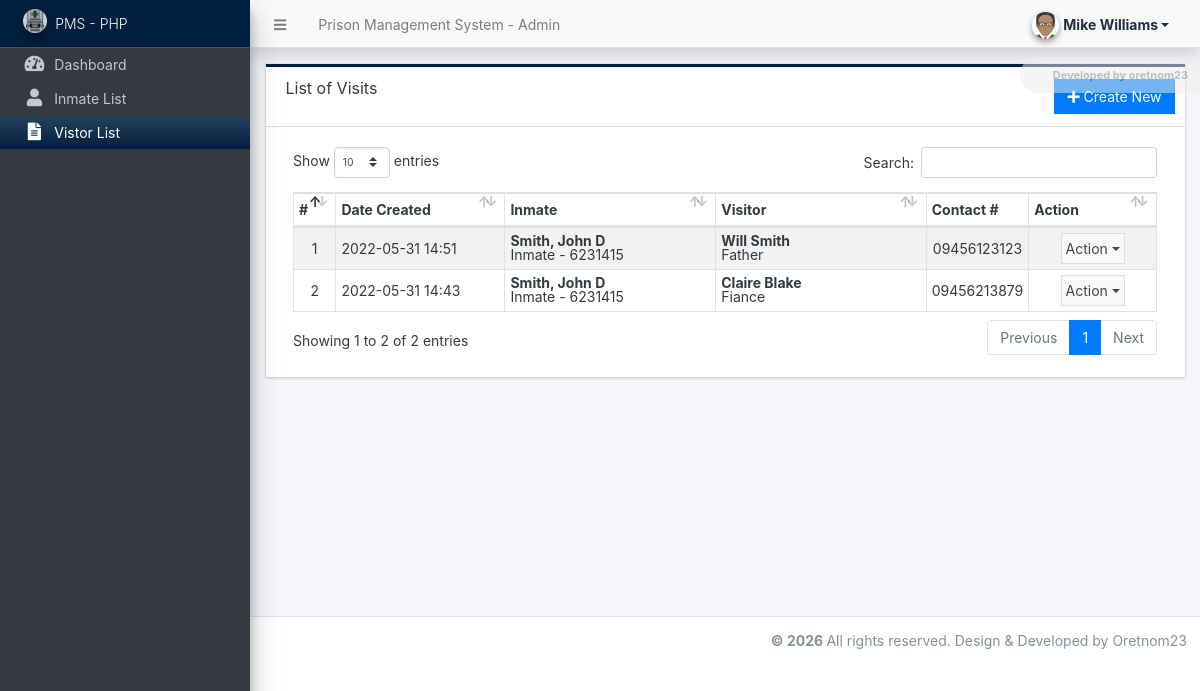
Page /admin/?page=visits (signed in) on the committed database.
### tables this page shows
CREATE TABLE `visit_list` (
  `id` int(30) NOT NULL,
  `inmate_id` int(30) NOT NULL,
  `fullname` text NOT NULL,
  `contact` text NOT NULL,
  `relation` text NOT NULL,
  `date_created` datetime NOT NULL DEFAULT current_timestamp(),
  `date_updated` datetime NOT NULL DEFAULT current_timestamp() ON UPDATE current_timestamp()
);

CREATE TABLE `inmate_list` (
  `id` int(30) NOT NULL,
  `code` varchar(100) NOT NULL,
  `firstname` text NOT NULL,
  `middlename` text DEFAULT NULL,
  `lastname` text NOT NULL,
  `sex` varchar(100) NOT NULL,
  `dob` date NOT NULL,
  `address` text NOT NULL,
  `marital_status` varchar(250) NOT NULL,
  `eye_color` text NOT NULL,
  `complexion` text NOT NULL,
  `cell_id` int(11) NOT NULL,
  `sentence` text NOT NULL,
  `date_from` date NOT NULL,
  `date_to` date DEFAULT NULL,
  `emergency_name` text DEFAULT NULL,
  `emergency_contact` text DEFAULT NULL,
  `emergency_relation` text DEFAULT NULL,
  `image_path` text DEFAULT NULL,
  `status` tinyint(1) NOT NULL DEFAULT 1,
  `visiting_privilege` tinyint(1) NOT NULL DEFAULT 1,
  `date_created` datetime NOT NULL DEFAULT current_timestamp(),
  `date_updated` datetime NOT NULL DEFAULT current_timestamp() ON UPDATE current_timestamp()
);

### config.php (called while the page is built, shortened)
<?php
require_once('classes/DBConnection.php');
require_once('classes/SystemSettings.php');
function validate_image($file){
    global $_settings;
	if(!empty($file)){
        $ex = explode("?",$file);
        $file = $ex[0];
        $ts = isset($ex[1]) ? "?".$ex[1] : '';
		if(is_file(base_app.$file)){
			return base_url.$file.$ts;
		}else{
			return base_url.($_settings->info('logo'));
		}
	}else{
		return base_url.($_settings->info('logo'));
	}
}
function isMobileDevice(){
    $aMobileUA = array(
        '/iphone/i' => 'iPhone',
        '/ipod/i' => 'iPod',
        '/ipad/i' => 'iPad',
        '/android/i' => 'Android',
        '/blackberry/i' => 'BlackBerry',
        '/webos/i' => 'Mobile'
    );
    return false;
}
?>

### classes/DBConnection.php (called while the page is built, shortened)
<?php
class DBConnection{
    private $host = DB_SERVER;
    private $username = DB_USERNAME;
    private $password = DB_PASSWORD;
    private $database = DB_NAME;
    public $conn;
    public function __construct(){
        if (!isset($this->conn)) {
            $this->conn = new mysqli($this->host, $this->username, $this->password, $this->database);
        }
    }
}
?>

### classes/SystemSettings.php (called while the page is built, shortened)
<?php
class SystemSettings extends DBConnection{
	function userdata($field = ''){
		if(!empty($field)){
			if(isset($_SESSION['userdata'][$field]))
				return $_SESSION['userdata'][$field];
			else
				return null;
		}else{
			return false;
		}
	}
	function info($field=''){
		if(!empty($field)){
			if(isset($_SESSION['system_info'][$field]))
				return $_SESSION['system_info'][$field];
			else
				return false;
		}else{
			return false;
		}
	}
}
$_settings = new SystemSettings();
?>

### admin/visits/index.php (the view, shortened to what this page needs)
<div class="card card-outline rounded-0 card-navy">
	<div class="card-header">
		<h3 class="card-title">List of Visits</h3>
		<div class="card-tools">
			<a href="javascript:void(0)" id="create_new" class="btn btn-flat btn-primary"><span class="fas fa-plus"></span>  Create New</a>
		</div>
	</div>
	<div class="card-body">
        <div class="container-fluid">
			<table class="table table-hover table-striped table-bordered" id="list">
				<colgroup>
					<col width="5%">
					<col width="20%">
					<col width="25%">
					<col width="25%">
					<col width="10%">
					<col width="15%">
				</colgroup>
				<thead>
					<tr>
						<th>#</th>
						<th>Date Created</th>
						<th>Inmate</th>
						<th>Visitor</th>
						<th>Contact #</th>
						<th>Action</th>
					</tr>
				</thead>
				<tbody>
					<?php
					$i = 1;
						$qry = $conn->query("SELECT v.*, i.code, concat(i.lastname,', ', i.firstname, coalesce(concat(' ', i.middlename), '')) as `inmate` from `visit_list` v inner join inmate_list i on v.inmate_id = i.id order by abs(unix_timestamp(v.date_created)) desc ");
						while($row = $qry->fetch_assoc()):
					?>
						<tr>
							<td class="text-center"><?php echo $i++; ?></td>
							<td><?php echo date("Y-m-d H:i",strtotime($row['date_created'])) ?></td>
							<td class="">
								<div style="line-height:1em">
									<div><b><?= $row['inmate'] ?></b></div>
									<div>Inmate - <?= $row['code'] ?></div>
								</div>
							</td>
							<td class="">
								<div style="line-height:1em">
									<div><b><?= $row['fullname'] ?></b></div>
									<div><?= $row['relation'] ?></div>
								</div>
							</td>
							<td class="text-center">
                               <?= $row['contact'] ?>
                            </td>
							<td align="center">
								 <button type="button" class="btn btn-flat p-1 btn-default btn-sm dropdown-toggle dropdown-icon" data-toggle="dropdown">
				                  		Action
				                  </button>
							</td>
						</tr>
					<?php endwhile; ?>
				</tbody>
			</table>
		</div>
	</div>
</div>

### admin/index.php (shortened to what this page needs)
<?php require_once('../config.php'); ?>
 <!DOCTYPE html>
<html lang="en" class="" style="height: auto;">
<?php require_once('inc/header.php') ?>
  <body class="sidebar-mini layout-fixed control-sidebar-slide-open layout-navbar-fixed sidebar-mini-md sidebar-mini-xs text-sm" data-new-gr-c-s-check-loaded="14.991.0" data-gr-ext-installed="" style="height: auto;">
    <div class="wrapper">
     <?php require_once('inc/topBarNav.php') ?>
     <?php require_once('inc/navigation.php') ?>
     <?php $page = isset($_GET['page']) ? $_GET['page'] : 'home';  ?>
      <div class="content-wrapper  pt-3" style="min-height: 567.854px;">
        <section class="content  text-dark">
          <div class="container-fluid">
            <?php
              if(!file_exists($page.".php") && !is_dir($page)){
                  include '404.html';
              }else{
                if(is_dir($page))
                  include $page.'/index.php';
                else
                  include $page.'.php';
              }
            ?>
          </div>
        </section>
      </div>
      <?php require_once('inc/footer.php') ?>
  </body>
</html>

### admin/inc/header.php (shortened to what this page needs)
<head>
    <link rel="stylesheet" href="<?php echo base_url ?>plugins/fontawesome-free/css/all.min.css">
    <link rel="stylesheet" href="<?php echo base_url ?>plugins/tempusdominus-bootstrap-4/css/tempusdominus-bootstrap-4.min.css">
  <link rel="stylesheet" href="<?php echo base_url ?>plugins/datatables-bs4/css/dataTables.bootstrap4.min.css">
  <link rel="stylesheet" href="<?php echo base_url ?>plugins/datatables-responsive/css/responsive.bootstrap4.min.css">
  <link rel="stylesheet" href="<?php echo base_url ?>plugins/datatables-buttons/css/buttons.bootstrap4.min.css">
  <link rel="stylesheet" href="<?php echo base_url ?>plugins/select2/css/select2.min.css">
  <link rel="stylesheet" href="<?php echo base_url ?>plugins/select2-bootstrap4-theme/select2-bootstrap4.min.css">
    <link rel="stylesheet" href="<?php echo base_url ?>plugins/icheck-bootstrap/icheck-bootstrap.min.css">
    <link rel="stylesheet" href="<?php echo base_url ?>plugins/jqvmap/jqvmap.min.css">
    <link rel="stylesheet" href="<?php echo base_url ?>dist/css/adminlte.css">
    <link rel="stylesheet" href="<?php echo base_url ?>dist/css/custom.css">
    <link rel="stylesheet" href="<?php echo base_url ?>plugins/overlayScrollbars/css/OverlayScrollbars.min.css">
    <link rel="stylesheet" href="<?php echo base_url ?>plugins/daterangepicker/daterangepicker.css">
    <link rel="stylesheet" href="<?php echo base_url ?>plugins/summernote/summernote-bs4.min.css">
  <link rel="stylesheet" href="<?php echo base_url ?>plugins/sweetalert2-theme-bootstrap-4/bootstrap-4.min.css">
  </head>

### admin/inc/topBarNav.php (shortened to what this page needs)
<nav class="main-header navbar navbar-expand navbar-light shadow text-sm">
  <ul class="navbar-nav">
    <li class="nav-item">
    <a class="nav-link" data-widget="pushmenu" href="#" role="button"><i class="fas fa-bars"></i></a>
    </li>
    <li class="nav-item d-none d-sm-inline-block">
      <a href="<?php echo base_url ?>" class="nav-link"><?php echo (!isMobileDevice()) ? $_settings->info('name'):$_settings->info('short_name'); ?> - Admin</a>
    </li>
  </ul>
  <ul class="navbar-nav ml-auto">
    <li class="nav-item">
      <div class="btn-group nav-link">
            <button type="button" class="btn btn-rounded badge badge-light dropdown-toggle dropdown-icon" data-toggle="dropdown">
              <span><img src="<?php echo validate_image($_settings->userdata('avatar')) ?>" class="img-circle elevation-2 user-img" alt="User Image"></span>
              <span class="ml-3"><?php echo ucwords($_settings->userdata('firstname').' '.$_settings->userdata('lastname')) ?></span>
            </button>
        </div>
    </li>
  </ul>
</nav>

### admin/inc/navigation.php (shortened to what this page needs)
<aside class="main-sidebar sidebar-dark-navy navbar-dark elevation-4 sidebar-no-expand">
  <a href="<?php echo base_url ?>admin" class="brand-link bg-navy text-sm">
  <img src="<?php echo validate_image($_settings->info('logo'))?>" alt="Store Logo" class="brand-image img-circle elevation-3" style="opacity: .8;width: 1.5rem;height: 1.5rem;max-height: unset">
  <span class="brand-text font-weight-light text-light"><?php echo $_settings->info('short_name') ?></span>
  </a>
  <div class="sidebar os-host os-theme-light os-host-overflow os-host-overflow-y os-host-resize-disabled os-host-transition os-host-scrollbar-horizontal-hidden">
    <div class="os-content-glue" style="margin: 0px -8px; width: 249px; height: 646px;"></div>
    <div class="os-padding">
      <div class="os-viewport os-viewport-native-scrollbars-invisible" style="overflow-y: scroll;">
        <div class="os-content" style="padding: 0px 8px; height: 100%; width: 100%;">
          <nav class="mt-1">
             <ul class="nav nav-pills nav-sidebar flex-column text-sm nav-compact nav-flat nav-child-indent nav-collapse-hide-child" data-widget="treeview" role="menu" data-accordion="false">
              <li class="nav-item dropdown">
                <a href="./" class="nav-link nav-home">
                  <i class="nav-icon fas fa-tachometer-alt"></i>
                  <p>
                    Dashboard
                  </p>
                </a>
              </li>
              <li class="nav-item dropdown">
                <a href="./?page=inmates" class="nav-link nav-inmates">
                  <i class="nav-icon fas fa-user"></i>
                  <p>
                    Inmate List
                  </p>
                </a>
              </li>
              <li class="nav-item dropdown">
                <a href="./?page=visits" class="nav-link nav-visits">
                  <i class="nav-icon fas fa-file-alt"></i>
                  <p>
                    Vistor List
                  </p>
                </a>
              </li>
            </ul>
          </nav>
        </div>
      </div>
    </div>
  </div>
</aside>

### admin/inc/footer.php (shortened to what this page needs)
<div>
  <footer class="main-footer text-sm" style="text-align: right;">
        <strong>© <?php echo date('Y') ?>
        </strong>
        All rights reserved. Design & Developed by Oretnom23
  </footer>
</div>

### admin/inc/topBarNav.php (style rules this page uses)
.user-img { position: absolute; height: 27px; width: 27px; object-fit: cover; left: -7%; top: -12%; }
.btn-rounded { border-radius: 50px; }

### admin/inc/navigation.php (style rules this page uses)
.sidebar a.nav-link.active { color:#fff !important }

### rows in the picture
visit_list: date_created "2022-05-31 14:51", inmate "Smith, John D", inmate.code "6231415", fullname "Will Smith", relation "Father", contact "09456123123"
visit_list: date_created "2022-05-31 14:43", inmate "Smith, John D", inmate.code "6231415", fullname "Claire Blake", relation "Fiance", contact "09456213879"

### other values in the picture
$_settings->info('name') "Prison Management System"
$_settings->userdata('firstname').' '.$_settings->userdata('lastname') "Mike Williams"
$_settings->info('short_name') "PMS - PHP"
